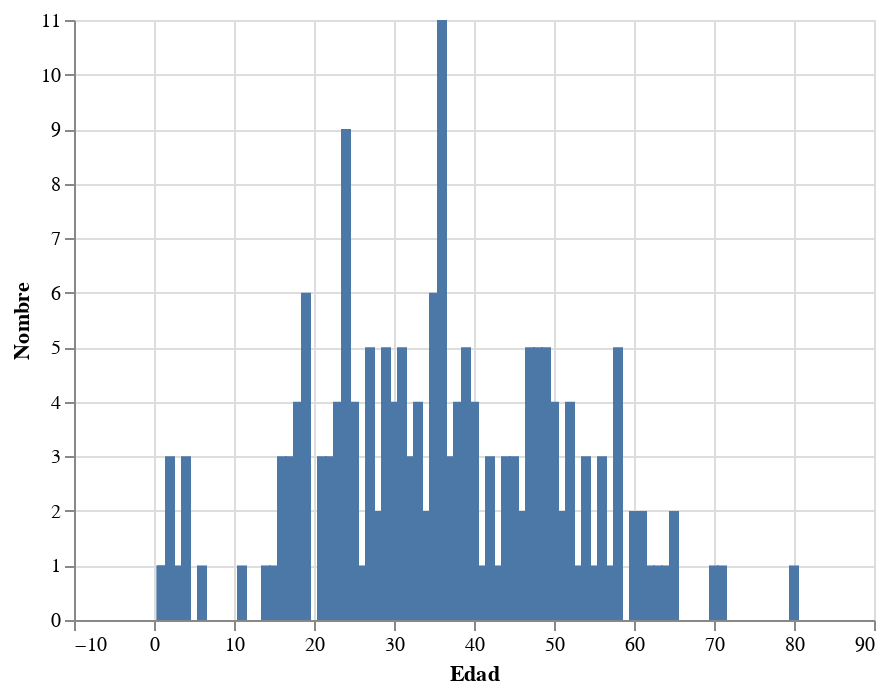

Here is the notebook cell this chart was saved with:
### Code cell
alt.Chart(passengers_by_age).mark_bar().encode(
    x = 'Edad',
    y = 'Nombre',
)

### Figure 1 — Vega-Lite specification as saved in the notebook (floating-point values rounded to 4 significant figures)
{"config": {"view": {"continuousWidth": 400, "continuousHeight": 300}}, "data": {"name": "data-d7b85f9310f8a02634bce1296a247ae0"}, "mark": "bar", "encoding": {"x": {"type": "quantitative", "field": "Edad"}, "y": {"type": "quantitative", "field": "Nombre"}}, "$schema": "https://vega.github.io/schema/vega-lite/v4.8.1.json", "datasets": {"data-d7b85f9310f8a02634bce1296a247ae0": [{"Edad": 0.92, "idPasajero": 1, "Sobreviviente": 1, "Clase": 1, "Nombre": 1, "Sexo": 1, "Parientes/Esposo(a)": 1, "ParientesHijos": 1, "Boleto": 1, "Tarifa": 1, "Cabina": 1, "PuertoEmbarque": 1}, {"Edad": 1.0, "idPasajero": 1, "Sobreviviente": 1, "Clase": 1, "Nombre": 1, "Sexo": 1, "Parientes/Esposo(a)": 1, "ParientesHijos": 1, "Boleto": 1, "Tarifa": 1, "Cabina": 1, "PuertoEmbarque": 1}, {"Edad": 2.0, "idPasajero": 3, "Sobreviviente": 3, "Clase": 3, "Nombre": 3, "Sexo": 3, "Parientes/Esposo(a)": 3, "ParientesHijos": 3, "Boleto": 3, "Tarifa": 3, "Cabina": 3, "PuertoEmbarque": 3}, {"Edad": 3.0, "idPasajero": 1, "Sobreviviente": 1, "Clase": 1, "Nombre": 1, "Sexo": 1, "Parientes/Esposo(a)": 1, "ParientesHijos": 1, "Boleto": 1, "Tarifa": 1, "Cabina": 1, "PuertoEmbarque": 1}, {"Edad": 4.0, "idPasajero": 3, "Sobreviviente": 3, "Clase": 3, "Nombre": 3, "Sexo": 3, "Parientes/Esposo(a)": 3, "ParientesHijos": 3, "Boleto": 3, "Tarifa": 3, "Cabina": 3, "PuertoEmbarque": 3}, {"Edad": 6.0, "idPasajero": 1, "Sobreviviente": 1, "Clase": 1, "Nombre": 1, "Sexo": 1, "Parientes/Esposo(a)": 1, "ParientesHijos": 1, "Boleto": 1, "Tarifa": 1, "Cabina": 1, "PuertoEmbarque": 1}, {"Edad": 11.0, "idPasajero": 1, "Sobreviviente": 1, "Clase": 1, "Nombre": 1, "Sexo": 1, "Parientes/Esposo(a)": 1, "ParientesHijos": 1, "Boleto": 1, "Tarifa": 1, "Cabina": 1, "PuertoEmbarque": 1}, {"Edad": 14.0, "idPasajero": 1, "Sobreviviente": 1, "Clase": 1, "Nombre": 1, "Sexo": 1, "Parientes/Esposo(a)": 1, "ParientesHijos": 1, "Boleto": 1, "Tarifa": 1, "Cabina": 1, "PuertoEmbarque": 1}, {"Edad": 15.0, "idPasajero": 1, "Sobreviviente": 1, "Clase": 1, "Nombre": 1, "Sexo": 1, "Parientes/Esposo(a)": 1, "ParientesHijos": 1, "Boleto": 1, "Tarifa": 1, "Cabina": 1, "PuertoEmbarque": 1}, {"Edad": 16.0, "idPasajero": 3, "Sobreviviente": 3, "Clase": 3, "Nombre": 3, "Sexo": 3, "Parientes/Esposo(a)": 3, "ParientesHijos": 3, "Boleto": 3, "Tarifa": 3, "Cabina": 3, "PuertoEmbarque": 3}, {"Edad": 17.0, "idPasajero": 3, "Sobreviviente": 3, "Clase": 3, "Nombre": 3, "Sexo": 3, "Parientes/Esposo(a)": 3, "ParientesHijos": 3, "Boleto": 3, "Tarifa": 3, "Cabina": 3, "PuertoEmbarque": 3}, {"Edad": 18.0, "idPasajero": 4, "Sobreviviente": 4, "Clase": 4, "Nombre": 4, "Sexo": 4, "Parientes/Esposo(a)": 4, "ParientesHijos": 4, "Boleto": 4, "Tarifa": 4, "Cabina": 4, "PuertoEmbarque": 4}, {"Edad": 19.0, "idPasajero": 6, "Sobreviviente": 6, "Clase": 6, "Nombre": 6, "Sexo": 6, "Parientes/Esposo(a)": 6, "ParientesHijos": 6, "Boleto": 6, "Tarifa": 6, "Cabina": 6, "PuertoEmbarque": 6}, {"Edad": 21.0, "idPasajero": 3, "Sobreviviente": 3, "Clase": 3, "Nombre": 3, "Sexo": 3, "Parientes/Esposo(a)": 3, "ParientesHijos": 3, "Boleto": 3, "Tarifa": 3, "Cabina": 3, "PuertoEmbarque": 3}, {"Edad": 22.0, "idPasajero": 3, "Sobreviviente": 3, "Clase": 3, "Nombre": 3, "Sexo": 3, "Parientes/Esposo(a)": 3, "ParientesHijos": 3, "Boleto": 3, "Tarifa": 3, "Cabina": 3, "PuertoEmbarque": 3}, {"Edad": 23.0, "idPasajero": 4, "Sobreviviente": 4, "Clase": 4, "Nombre": 4, "Sexo": 4, "Parientes/Esposo(a)": 4, "ParientesHijos": 4, "Boleto": 4, "Tarifa": 4, "Cabina": 4, "PuertoEmbarque": 4}, {"Edad": 24.0, "idPasajero": 9, "Sobreviviente": 9, "Clase": 9, "Nombre": 9, "Sexo": 9, "Parientes/Esposo(a)": 9, "ParientesHijos": 9, "Boleto": 9, "Tarifa": 9, "Cabina": 9, "PuertoEmbarque": 9}, {"Edad": 25.0, "idPasajero": 4, "Sobreviviente": 4, "Clase": 4, "Nombre": 4, "Sexo": 4, "Parientes/Esposo(a)": 4, "ParientesHijos": 4, "Boleto": 4, "Tarifa": 4, "Cabina": 4, "PuertoEmbarque": 4}, {"Edad": 26.0, "idPasajero": 1, "Sobreviviente": 1, "Clase": 1, "Nombre": 1, "Sexo": 1, "Parientes/Esposo(a)": 1, "ParientesHijos": 1, "Boleto": 1, "Tarifa": 1, "Cabina": 1, "PuertoEmbarque": 1}, {"Edad": 27.0, "idPasajero": 5, "Sobreviviente": 5, "Clase": 5, "Nombre": 5, "Sexo": 5, "Parientes/Esposo(a)": 5, "ParientesHijos": 5, "Boleto": 5, "Tarifa": 5, "Cabina": 5, "PuertoEmbarque": 5}, {"Edad": 28.0, "idPasajero": 2, "Sobreviviente": 2, "Clase": 2, "Nombre": 2, "Sexo": 2, "Parientes/Esposo(a)": 2, "ParientesHijos": 2, "Boleto": 2, "Tarifa": 2, "Cabina": 2, "PuertoEmbarque": 2}, {"Edad": 29.0, "idPasajero": 5, "Sobreviviente": 5, "Clase": 5, "Nombre": 5, "Sexo": 5, "Parientes/Esposo(a)": 5, "ParientesHijos": 5, "Boleto": 5, "Tarifa": 5, "Cabina": 5, "PuertoEmbarque": 5}, {"Edad": 30.0, "idPasajero": 4, "Sobreviviente": 4, "Clase": 4, "Nombre": 4, "Sexo": 4, "Parientes/Esposo(a)": 4, "ParientesHijos": 4, "Boleto": 4, "Tarifa": 4, "Cabina": 4, "PuertoEmbarque": 4}, {"Edad": 31.0, "idPasajero": 5, "Sobreviviente": 5, "Clase": 5, "Nombre": 5, "Sexo": 5, "Parientes/Esposo(a)": 5, "ParientesHijos": 5, "Boleto": 5, "Tarifa": 5, "Cabina": 5, "PuertoEmbarque": 5}, {"Edad": 32.0, "idPasajero": 3, "Sobreviviente": 3, "Clase": 3, "Nombre": 3, "Sexo": 3, "Parientes/Esposo(a)": 3, "ParientesHijos": 3, "Boleto": 3, "Tarifa": 3, "Cabina": 3, "PuertoEmbarque": 3}, {"Edad": 32.5, "idPasajero": 1, "Sobreviviente": 1, "Clase": 1, "Nombre": 1, "Sexo": 1, "Parientes/Esposo(a)": 1, "ParientesHijos": 1, "Boleto": 1, "Tarifa": 1, "Cabina": 1, "PuertoEmbarque": 1}, {"Edad": 33.0, "idPasajero": 4, "Sobreviviente": 4, "Clase": 4, "Nombre": 4, "Sexo": 4, "Parientes/Esposo(a)": 4, "ParientesHijos": 4, "Boleto": 4, "Tarifa": 4, "Cabina": 4, "PuertoEmbarque": 4}, {"Edad": 34.0, "idPasajero": 2, "Sobreviviente": 2, "Clase": 2, "Nombre": 2, "Sexo": 2, "Parientes/Esposo(a)": 2, "ParientesHijos": 2, "Boleto": 2, "Tarifa": 2, "Cabina": 2, "PuertoEmbarque": 2}, {"Edad": 35.0, "idPasajero": 6, "Sobreviviente": 6, "Clase": 6, "Nombre": 6, "Sexo": 6, "Parientes/Esposo(a)": 6, "ParientesHijos": 6, "Boleto": 6, "Tarifa": 6, "Cabina": 6, "PuertoEmbarque": 6}, {"Edad": 36.0, "idPasajero": 11, "Sobreviviente": 11, "Clase": 11, "Nombre": 11, "Sexo": 11, "Parientes/Esposo(a)": 11, "ParientesHijos": 11, "Boleto": 11, "Tarifa": 11, "Cabina": 11, "PuertoEmbarque": 11}, {"Edad": 36.5, "idPasajero": 1, "Sobreviviente": 1, "Clase": 1, "Nombre": 1, "Sexo": 1, "Parientes/Esposo(a)": 1, "ParientesHijos": 1, "Boleto": 1, "Tarifa": 1, "Cabina": 1, "PuertoEmbarque": 1}, {"Edad": 37.0, "idPasajero": 3, "Sobreviviente": 3, "Clase": 3, "Nombre": 3, "Sexo": 3, "Parientes/Esposo(a)": 3, "ParientesHijos": 3, "Boleto": 3, "Tarifa": 3, "Cabina": 3, "PuertoEmbarque": 3}, {"Edad": 38.0, "idPasajero": 4, "Sobreviviente": 4, "Clase": 4, "Nombre": 4, "Sexo": 4, "Parientes/Esposo(a)": 4, "ParientesHijos": 4, "Boleto": 4, "Tarifa": 4, "Cabina": 4, "PuertoEmbarque": 4}, {"Edad": 39.0, "idPasajero": 5, "Sobreviviente": 5, "Clase": 5, "Nombre": 5, "Sexo": 5, "Parientes/Esposo(a)": 5, "ParientesHijos": 5, "Boleto": 5, "Tarifa": 5, "Cabina": 5, "PuertoEmbarque": 5}, {"Edad": 40.0, "idPasajero": 4, "Sobreviviente": 4, "Clase": 4, "Nombre": 4, "Sexo": 4, "Parientes/Esposo(a)": 4, "ParientesHijos": 4, "Boleto": 4, "Tarifa": 4, "Cabina": 4, "PuertoEmbarque": 4}, {"Edad": 41.0, "idPasajero": 1, "Sobreviviente": 1, "Clase": 1, "Nombre": 1, "Sexo": 1, "Parientes/Esposo(a)": 1, "ParientesHijos": 1, "Boleto": 1, "Tarifa": 1, "Cabina": 1, "PuertoEmbarque": 1}, {"Edad": 42.0, "idPasajero": 3, "Sobreviviente": 3, "Clase": 3, "Nombre": 3, "Sexo": 3, "Parientes/Esposo(a)": 3, "ParientesHijos": 3, "Boleto": 3, "Tarifa": 3, "Cabina": 3, "PuertoEmbarque": 3}, {"Edad": 43.0, "idPasajero": 1, "Sobreviviente": 1, "Clase": 1, "Nombre": 1, "Sexo": 1, "Parientes/Esposo(a)": 1, "ParientesHijos": 1, "Boleto": 1, "Tarifa": 1, "Cabina": 1, "PuertoEmbarque": 1}, {"Edad": 44.0, "idPasajero": 3, "Sobreviviente": 3, "Clase": 3, "Nombre": 3, "Sexo": 3, "Parientes/Esposo(a)": 3, "ParientesHijos": 3, "Boleto": 3, "Tarifa": 3, "Cabina": 3, "PuertoEmbarque": 3}, {"Edad": 45.0, "idPasajero": 3, "Sobreviviente": 3, "Clase": 3, "Nombre": 3, "Sexo": 3, "Parientes/Esposo(a)": 3, "ParientesHijos": 3, "Boleto": 3, "Tarifa": 3, "Cabina": 3, "PuertoEmbarque": 3}, {"Edad": 45.5, "idPasajero": 1, "Sobreviviente": 1, "Clase": 1, "Nombre": 1, "Sexo": 1, "Parientes/Esposo(a)": 1, "ParientesHijos": 1, "Boleto": 1, "Tarifa": 1, "Cabina": 1, "PuertoEmbarque": 1}, {"Edad": 46.0, "idPasajero": 2, "Sobreviviente": 2, "Clase": 2, "Nombre": 2, "Sexo": 2, "Parientes/Esposo(a)": 2, "ParientesHijos": 2, "Boleto": 2, "Tarifa": 2, "Cabina": 2, "PuertoEmbarque": 2}, {"Edad": 47.0, "idPasajero": 5, "Sobreviviente": 5, "Clase": 5, "Nombre": 5, "Sexo": 5, "Parientes/Esposo(a)": 5, "ParientesHijos": 5, "Boleto": 5, "Tarifa": 5, "Cabina": 5, "PuertoEmbarque": 5}, {"Edad": 48.0, "idPasajero": 5, "Sobreviviente": 5, "Clase": 5, "Nombre": 5, "Sexo": 5, "Parientes/Esposo(a)": 5, "ParientesHijos": 5, "Boleto": 5, "Tarifa": 5, "Cabina": 5, "PuertoEmbarque": 5}, {"Edad": 49.0, "idPasajero": 5, "Sobreviviente": 5, "Clase": 5, "Nombre": 5, "Sexo": 5, "Parientes/Esposo(a)": 5, "ParientesHijos": 5, "Boleto": 5, "Tarifa": 5, "Cabina": 5, "PuertoEmbarque": 5}, {"Edad": 50.0, "idPasajero": 4, "Sobreviviente": 4, "Clase": 4, "Nombre": 4, "Sexo": 4, "Parientes/Esposo(a)": 4, "ParientesHijos": 4, "Boleto": 4, "Tarifa": 4, "Cabina": 4, "PuertoEmbarque": 4}, {"Edad": 51.0, "idPasajero": 2, "Sobreviviente": 2, "Clase": 2, "Nombre": 2, "Sexo": 2, "Parientes/Esposo(a)": 2, "ParientesHijos": 2, "Boleto": 2, "Tarifa": 2, "Cabina": 2, "PuertoEmbarque": 2}, {"Edad": 52.0, "idPasajero": 4, "Sobreviviente": 4, "Clase": 4, "Nombre": 4, "Sexo": 4, "Parientes/Esposo(a)": 4, "ParientesHijos": 4, "Boleto": 4, "Tarifa": 4, "Cabina": 4, "PuertoEmbarque": 4}, {"Edad": 53.0, "idPasajero": 1, "Sobreviviente": 1, "Clase": 1, "Nombre": 1, "Sexo": 1, "Parientes/Esposo(a)": 1, "ParientesHijos": 1, "Boleto": 1, "Tarifa": 1, "Cabina": 1, "PuertoEmbarque": 1}, {"Edad": 54.0, "idPasajero": 3, "Sobreviviente": 3, "Clase": 3, "Nombre": 3, "Sexo": 3, "Parientes/Esposo(a)": 3, "ParientesHijos": 3, "Boleto": 3, "Tarifa": 3, "Cabina": 3, "PuertoEmbarque": 3}, {"Edad": 55.0, "idPasajero": 1, "Sobreviviente": 1, "Clase": 1, "Nombre": 1, "Sexo": 1, "Parientes/Esposo(a)": 1, "ParientesHijos": 1, "Boleto": 1, "Tarifa": 1, "Cabina": 1, "PuertoEmbarque": 1}, {"Edad": 56.0, "idPasajero": 3, "Sobreviviente": 3, "Clase": 3, "Nombre": 3, "Sexo": 3, "Parientes/Esposo(a)": 3, "ParientesHijos": 3, "Boleto": 3, "Tarifa": 3, "Cabina": 3, "PuertoEmbarque": 3}, {"Edad": 57.0, "idPasajero": 1, "Sobreviviente": 1, "Clase": 1, "Nombre": 1, "Sexo": 1, "Parientes/Esposo(a)": 1, "ParientesHijos": 1, "Boleto": 1, "Tarifa": 1, "Cabina": 1, "PuertoEmbarque": 1}, {"Edad": 58.0, "idPasajero": 5, "Sobreviviente": 5, "Clase": 5, "Nombre": 5, "Sexo": 5, "Parientes/Esposo(a)": 5, "ParientesHijos": 5, "Boleto": 5, "Tarifa": 5, "Cabina": 5, "PuertoEmbarque": 5}, {"Edad": 60.0, "idPasajero": 2, "Sobreviviente": 2, "Clase": 2, "Nombre": 2, "Sexo": 2, "Parientes/Esposo(a)": 2, "ParientesHijos": 2, "Boleto": 2, "Tarifa": 2, "Cabina": 2, "PuertoEmbarque": 2}, {"Edad": 61.0, "idPasajero": 2, "Sobreviviente": 2, "Clase": 2, "Nombre": 2, "Sexo": 2, "Parientes/Esposo(a)": 2, "ParientesHijos": 2, "Boleto": 2, "Tarifa": 2, "Cabina": 2, "PuertoEmbarque": 2}, {"Edad": 62.0, "idPasajero": 1, "Sobreviviente": 1, "Clase": 1, "Nombre": 1, "Sexo": 1, "Parientes/Esposo(a)": 1, "ParientesHijos": 1, "Boleto": 1, "Tarifa": 1, "Cabina": 1, "PuertoEmbarque": 1}, {"Edad": 63.0, "idPasajero": 1, "Sobreviviente": 1, "Clase": 1, "Nombre": 1, "Sexo": 1, "Parientes/Esposo(a)": 1, "ParientesHijos": 1, "Boleto": 1, "Tarifa": 1, "Cabina": 1, "PuertoEmbarque": 1}, {"Edad": 64.0, "idPasajero": 1, "Sobreviviente": 1, "Clase": 1, "Nombre": 1, "Sexo": 1, "Parientes/Esposo(a)": 1, "ParientesHijos": 1, "Boleto": 1, "Tarifa": 1, "Cabina": 1, "PuertoEmbarque": 1}, {"Edad": 65.0, "idPasajero": 2, "Sobreviviente": 2, "Clase": 2, "Nombre": 2, "Sexo": 2, "Parientes/Esposo(a)": 2, "ParientesHijos": 2, "Boleto": 2, "Tarifa": 2, "Cabina": 2, "PuertoEmbarque": 2}, {"Edad": 70.0, "idPasajero": 1, "Sobreviviente": 1, "Clase": 1, "Nombre": 1, "Sexo": 1, "Parientes/Esposo(a)": 1, "ParientesHijos": 1, "Boleto": 1, "Tarifa": 1, "Cabina": 1, "PuertoEmbarque": 1}, {"Edad": 71.0, "idPasajero": 1, "Sobreviviente": 1, "Clase": 1, "Nombre": 1, "Sexo": 1, "Parientes/Esposo(a)": 1, "ParientesHijos": 1, "Boleto": 1, "Tarifa": 1, "Cabina": 1, "PuertoEmbarque": 1}, {"Edad": 80.0, "idPasajero": 1, "Sobreviviente": 1, "Clase": 1, "Nombre": 1, "Sexo": 1, "Parientes/Esposo(a)": 1, "ParientesHijos": 1, "Boleto": 1, "Tarifa": 1, "Cabina": 1, "PuertoEmbarque": 1}]}}
